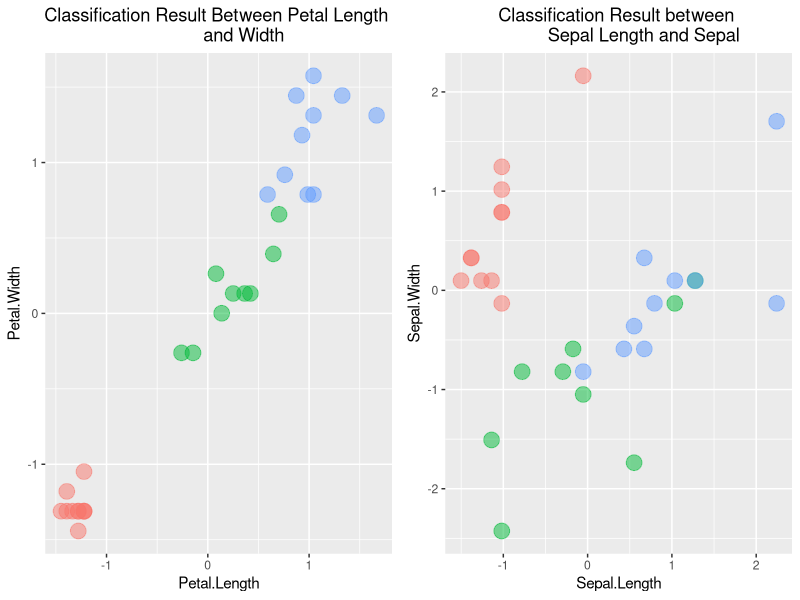

The R script that drew this image:
?iris
library(tidyverse)
# For train test split
library(caret)
# For KNN model
# install.packages('class')
library(class)
# to create chart in grid
# install.packages('gridExtra')
library(gridExtra)

# load the dataset
data <- iris
view(data)
# we'll separate the row labels as these labels are target
# variables, and we want to convert the actual labels
# to numerical labels
# assigning row labels
row_labels <- data[, 5]


# encode target as numeric
data$Species <- as.numeric(data$Species)
view(data)
# since we work with distance, we want to ensure that the 
# distances between data points is as small as possible
data[,1:4] <- scale(data[,1:4])
view(data)

# # set seed
# set.seed(1)
# # pick 80% of the rows
# size <- floor(0.8 *  nrow(data))
# # assign it to train_ind as a sample
# train_ind <- sample(seq_len(nrow(data)), size = size)
# # pick labels of the particular training data rows
# train_labels <- data[train_ind, 5]
# # assign actual training data
# data_train <- data[train_ind,1:4]
# # assign testing data
# data_test <- data[-train_ind,1:4]
# data_test_labels <- row_labels[-train_ind]

# train/test split
# this time, in KNN, we split the numeric labels separately
# Set the seed for reproducibility
set.seed(1)

# Create a list of indices for the training set
train_index <- createDataPartition(data$Species, p = 0.8, 
                                   list = FALSE)
# Split the data into training and testing sets
data_train <- data[train_index, 1:4]
train_labels <- data[train_index, 5]
data_test <- data[-train_index, 1:4]
data_test_labels <- data[-train_index, 5]
# view(data_test_labels)
# Fit KNN Model
classifications <- knn(train = data_train,
                   test = data_test,
                   cl = train_labels,
                   k= 11)
view(classifications)
typeof(classifications)
# we're creating a separate df that we'll put on the chart
# the df consists of results from actual values
# and predicted values
plot_classifications <- data.frame(
  data_test$Sepal.Length,
  data_test$Sepal.Width,
  data_test$Petal.Length,
  data_test$Petal.Width,
  classified = classifications,
  actual = as.factor(data_test_labels))

typeof(plot_classifications$actual)
# we also create a vector for to store column names of 
# that df
colnames(plot_classifications) <- c("Sepal.Length",
                                "Sepal.Width",
                                "Petal.Length",
                                "Petal.Width",
                                "classified",
                                "Actual.Values")
# Visualize the KNN algorithm results.
p1 <- ggplot(plot_classifications, 
             aes(Petal.Length, Petal.Width, 
                 color = classified, fill = classified)) + 
  geom_point(alpha= 0.5, size = 5) + 
  ggtitle("Classification Result Between Petal Length 
          and Width") +
  theme(plot.title = element_text(hjust = 0.5)) + 
  theme(legend.position = "none")


p2 <- ggplot(plot_classifications, 
             aes(Sepal.Length, Sepal.Width, 
                 color = classified, fill = classified)) + 
  geom_point(alpha=0.5, size = 5) + 
  ggtitle("Classification Result between 
          Sepal Length and Sepal") +
  theme(plot.title = element_text(hjust = 0.5)) +
  theme(legend.position = "none")

p3 <- ggplot(plot_classifications, 
             aes(Petal.Length, Petal.Width, 
                 color = Actual.Values)) + 
  geom_point(alpha= 0.5, size = 5) + 
  ggtitle("Actual Value Between Petal Length 
          and Width") +
  theme(plot.title = element_text(hjust = 0.5)) + 
  theme(legend.position = "none")

grid.arrange(p1, p2, ncol=2)
